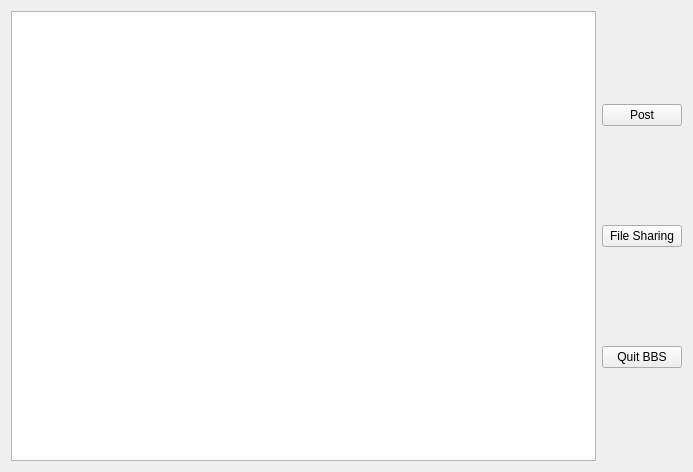
<?xml version="1.0" encoding="UTF-8"?>
<ui version="4.0">
 <class>bbs</class>
 <widget class="QWidget" name="bbs">
  <property name="geometry">
   <rect>
    <x>0</x>
    <y>0</y>
    <width>693</width>
    <height>472</height>
   </rect>
  </property>
  <property name="windowTitle">
   <string>Form</string>
  </property>
  <layout class="QHBoxLayout" name="horizontalLayout_2">
   <item>
    <layout class="QHBoxLayout" name="horizontalLayout">
     <item>
      <widget class="QListWidget" name="bbs_list"/>
     </item>
     <item>
      <layout class="QVBoxLayout" name="verticalLayout">
       <item>
        <widget class="QPushButton" name="postButton">
         <property name="cursor">
          <cursorShape>PointingHandCursor</cursorShape>
         </property>
         <property name="text">
          <string>Post</string>
         </property>
        </widget>
       </item>
       <item>
        <widget class="QPushButton" name="shared_button">
         <property name="cursor">
          <cursorShape>PointingHandCursor</cursorShape>
         </property>
         <property name="text">
          <string>File Sharing</string>
         </property>
        </widget>
       </item>
       <item>
        <widget class="QPushButton" name="quitButton">
         <property name="cursor">
          <cursorShape>PointingHandCursor</cursorShape>
         </property>
         <property name="text">
          <string>Quit BBS</string>
         </property>
        </widget>
       </item>
      </layout>
     </item>
    </layout>
   </item>
  </layout>
 </widget>
 <resources/>
 <connections/>
</ui>
